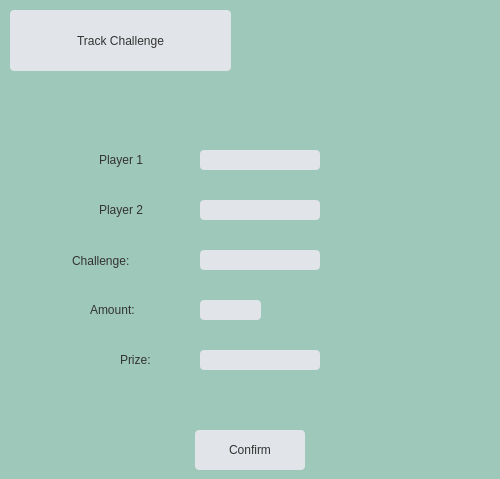
    <widget class="QWidget" name="ChallengePage">
     <property name="styleSheet">
      <string notr="true">background-color: #9EC8B9;</string>
     </property>
     <widget class="QLineEdit" name="Player1Box">
      <property name="geometry">
       <rect>
        <x>200</x>
        <y>150</y>
        <width>120</width>
        <height>20</height>
       </rect>
      </property>
      <property name="styleSheet">
       <string notr="true">background-color: #e1e4e8;
font: 500 12pt &quot;Roboto Slab Medium&quot;;
color: black;
text-align: center;
border-color: black;
border-radius: 4px;
</string>
      </property>
     </widget>
     <widget class="QLineEdit" name="Player2Box">
      <property name="geometry">
       <rect>
        <x>200</x>
        <y>200</y>
        <width>120</width>
        <height>20</height>
       </rect>
      </property>
      <property name="styleSheet">
       <string notr="true">background-color: #e1e4e8;
font: 500 12pt &quot;Roboto Slab Medium&quot;;
color: black;
text-align: center;
border-color: black;
border-radius: 4px;
</string>
      </property>
     </widget>
     <widget class="QLabel" name="Player1Label">
      <property name="geometry">
       <rect>
        <x>99</x>
        <y>150</y>
        <width>80</width>
        <height>20</height>
       </rect>
      </property>
      <property name="styleSheet">
       <string notr="true">
font: 500 15pt &quot;Roboto Slab Medium&quot;;
color: #333333;
text-align: center;
border-color: black;
border-radius: 4px;

</string>
      </property>
      <property name="text">
       <string>Player 1</string>
      </property>
     </widget>
     <widget class="QLabel" name="Player2Label">
      <property name="geometry">
       <rect>
        <x>99</x>
        <y>200</y>
        <width>80</width>
        <height>20</height>
       </rect>
      </property>
      <property name="styleSheet">
       <string notr="true">
font: 500 15pt &quot;Roboto Slab Medium&quot;;
color: #333333;
text-align: center;
border-color: black;
border-radius: 4px;

</string>
      </property>
      <property name="text">
       <string>Player 2</string>
      </property>
     </widget>
     <widget class="QLabel" name="GoalLabel">
      <property name="geometry">
       <rect>
        <x>72</x>
        <y>250</y>
        <width>121</width>
        <height>21</height>
       </rect>
      </property>
      <property name="styleSheet">
       <string notr="true">
font: 500 15pt &quot;Roboto Slab Medium&quot;;
color: #333333;
text-align: center;
border-color: black;
border-radius: 4px;


</string>
      </property>
      <property name="text">
       <string>Challenge:</string>
      </property>
     </widget>
     <widget class="QLineEdit" name="GoalBox">
      <property name="geometry">
       <rect>
        <x>200</x>
        <y>250</y>
        <width>120</width>
        <height>20</height>
       </rect>
      </property>
      <property name="styleSheet">
       <string notr="true">background-color: #e1e4e8;
font: 500 12pt &quot;Roboto Slab Medium&quot;;
color: black;
text-align: center;
border-color: black;
border-radius: 4px;
</string>
      </property>
     </widget>
     <widget class="QLineEdit" name="AmountBox">
      <property name="geometry">
       <rect>
        <x>200</x>
        <y>300</y>
        <width>61</width>
        <height>20</height>
       </rect>
      </property>
      <property name="styleSheet">
       <string notr="true">background-color: #e1e4e8;
font: 500 12pt &quot;Roboto Slab Medium&quot;;
color: black;
text-align: center;
border-color: black;
border-radius: 4px;

</string>
      </property>
     </widget>
     <widget class="QLabel" name="AmountLabel">
      <property name="geometry">
       <rect>
        <x>90</x>
        <y>300</y>
        <width>80</width>
        <height>20</height>
       </rect>
      </property>
      <property name="styleSheet">
       <string notr="true">
font: 500 15pt &quot;Roboto Slab Medium&quot;;
color: #333333;
text-align: center;
border-color: black;
border-radius: 4px;

</string>
      </property>
      <property name="text">
       <string>Amount:</string>
      </property>
     </widget>
     <widget class="QLabel" name="PrizeLabel">
      <property name="geometry">
       <rect>
        <x>120</x>
        <y>350</y>
        <width>70</width>
        <height>20</height>
       </rect>
      </property>
      <property name="styleSheet">
       <string notr="true">
font: 500 15pt &quot;Roboto Slab Medium&quot;;
color: #333333;
text-align: center;
border-color: black;
border-radius: 4px;


</string>
      </property>
      <property name="text">
       <string>Prize:</string>
      </property>
     </widget>
     <widget class="QLineEdit" name="PrizeBox">
      <property name="geometry">
       <rect>
        <x>200</x>
        <y>350</y>
        <width>120</width>
        <height>20</height>
       </rect>
      </property>
      <property name="styleSheet">
       <string notr="true">background-color: #e1e4e8;
font: 500 12pt &quot;Roboto Slab Medium&quot;;
color: black;
text-align: center;
border-color: black;
border-radius: 4px;
</string>
      </property>
     </widget>
     <widget class="QPushButton" name="ConfirmButton">
      <property name="geometry">
       <rect>
        <x>195</x>
        <y>430</y>
        <width>110</width>
        <height>40</height>
       </rect>
      </property>
      <property name="cursor">
       <cursorShape>PointingHandCursor</cursorShape>
      </property>
      <property name="styleSheet">
       <string notr="true">background-color: #e1e4e8;
font: 500 15pt &quot;Roboto Slab Medium&quot;;
color: #333333;
text-align: center;
border-color: black;
border-radius: 4px;
</string>
      </property>
      <property name="text">
       <string>Confirm</string>
      </property>
     </widget>
     <widget class="QPushButton" name="TrackButton">
      <property name="geometry">
       <rect>
        <x>10</x>
        <y>10</y>
        <width>221</width>
        <height>61</height>
       </rect>
      </property>
      <property name="cursor">
       <cursorShape>PointingHandCursor</cursorShape>
      </property>
      <property name="styleSheet">
       <string notr="true">background-color: #e1e4e8;
font: 500 20pt &quot;Roboto Slab Medium&quot;;
color: #333333;
text-align: center;
border-color: black;
border-radius: 4px;
</string>
      </property>
      <property name="text">
       <string>Track Challenge</string>
      </property>
     </widget>
     <widget class="QPushButton" name="ReturnButton6">
      <property name="geometry">
       <rect>
        <x>450</x>
        <y>10</y>
        <width>41</width>
        <height>31</height>
       </rect>
      </property>
      <property name="cursor">
       <cursorShape>PointingHandCursor</cursorShape>
      </property>
      <property name="styleSheet">
       <string notr="true">background-image: url(:/Images/ReturnArrow.jpg);
background-position: center;
border-color: black;
border-radius: 4px;
</string>
      </property>
      <property name="text">
       <string/>
      </property>
     </widget>
    </widget>
